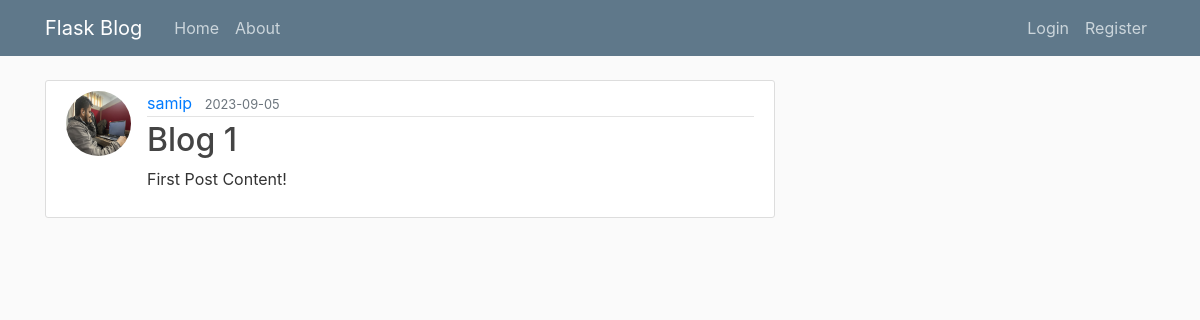
/post/1, run on the app's committed database.
### flaskblog/models.py (models this page shows, shortened)
class User(db.Model, UserMixin):
    id = db.Column(db.Integer, primary_key=True)
    username = db.Column(db.String(20), unique=True, nullable=False)
    email = db.Column(db.String(120), unique=True, nullable=False)
    image_file = db.Column(db.String(20), nullable=False, default='default.jpg')
    password = db.Column(db.String(60), nullable=False)
    posts = db.relationship('Post', backref='author', lazy=True)

class Post(db.Model):
    id = db.Column(db.Integer, primary_key=True)
    title = db.Column(db.String(100), nullable=False)
    date_posted = db.Column(db.DateTime, nullable=False, default=datetime.utcnow)
    content = db.Column(db.Text, nullable=False)
    user_id = db.Column(db.Integer, db.ForeignKey('user.id'), nullable=False)

### flaskblog/routes.py (the view)
@app.route("/post/<int:post_id>")
def post(post_id):
    post = Post.query.get_or_404(post_id)
    return render_template('post.html', title=post.title, post=post)

### flaskblog/templates/post.html (shortened to what this page needs)
{% extends "layout.html" %}
{% block content %}
  <article class="media content-section">
    <img class="rounded-circle article-img" src="{{ url_for('static', filename='profile_pics/' + post.author.image_file) }}">
    <div class="media-body">
      <div class="article-metadata">
        <a class="mr-2" href="#">{{ post.author.username }}</a>
        <small class="text-muted">{{ post.date_posted.strftime('%Y-%m-%d') }}</small>
      </div>
      <h2 class="article-title">{{ post.title }}</h2>
      <p class="article-content">{{ post.content }}</p>
    </div>
  </article>
{% endblock content %}

### flaskblog/static/main.css (style rules this page uses)
body { background: #fafafa; color: #333333; margin-top: 5rem; }
h1, h2, h3, h4, h5, h6 { color: #444444; }
.content-section { background: #ffffff; padding: 10px 20px; border: 1px solid #dddddd; border-radius: 3px; margin-bottom: 20px; }
.article-title { color: #444444; }
.article-content { white-space: pre-line; }
.article-img { height: 65px; width: 65px; margin-right: 16px; }
.article-metadata { padding-bottom: 1px; margin-bottom: 4px; border-bottom: 1px solid #e3e3e3 }

### data on the page
User: image_file (placeholder picture), author.username "samip"
Post: date_posted "2023-09-05", title "Blog 1", content "First Post Content!"
